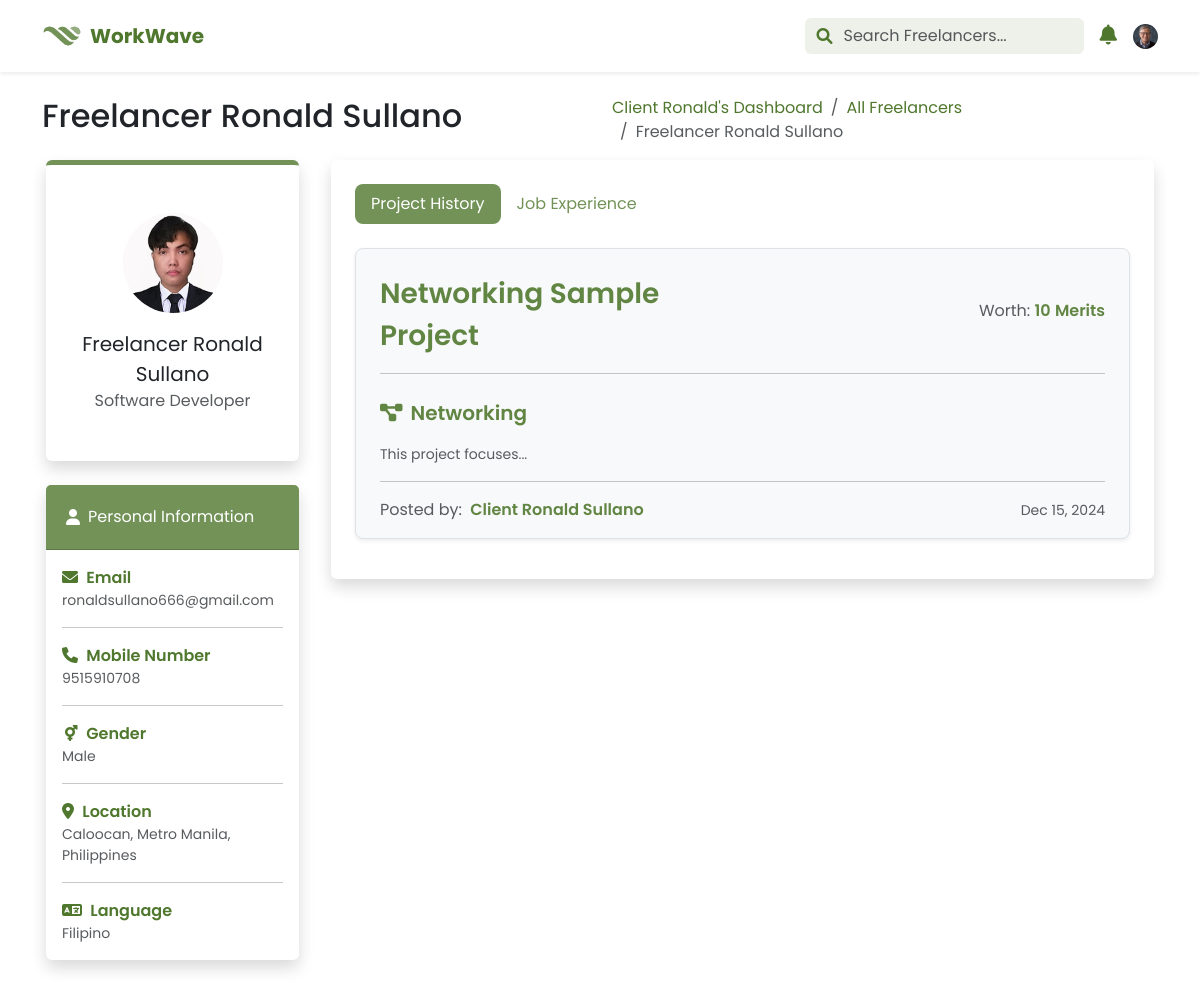
The app's page /pages/client/view_freelancer.php?id=45 (signed in), older data.
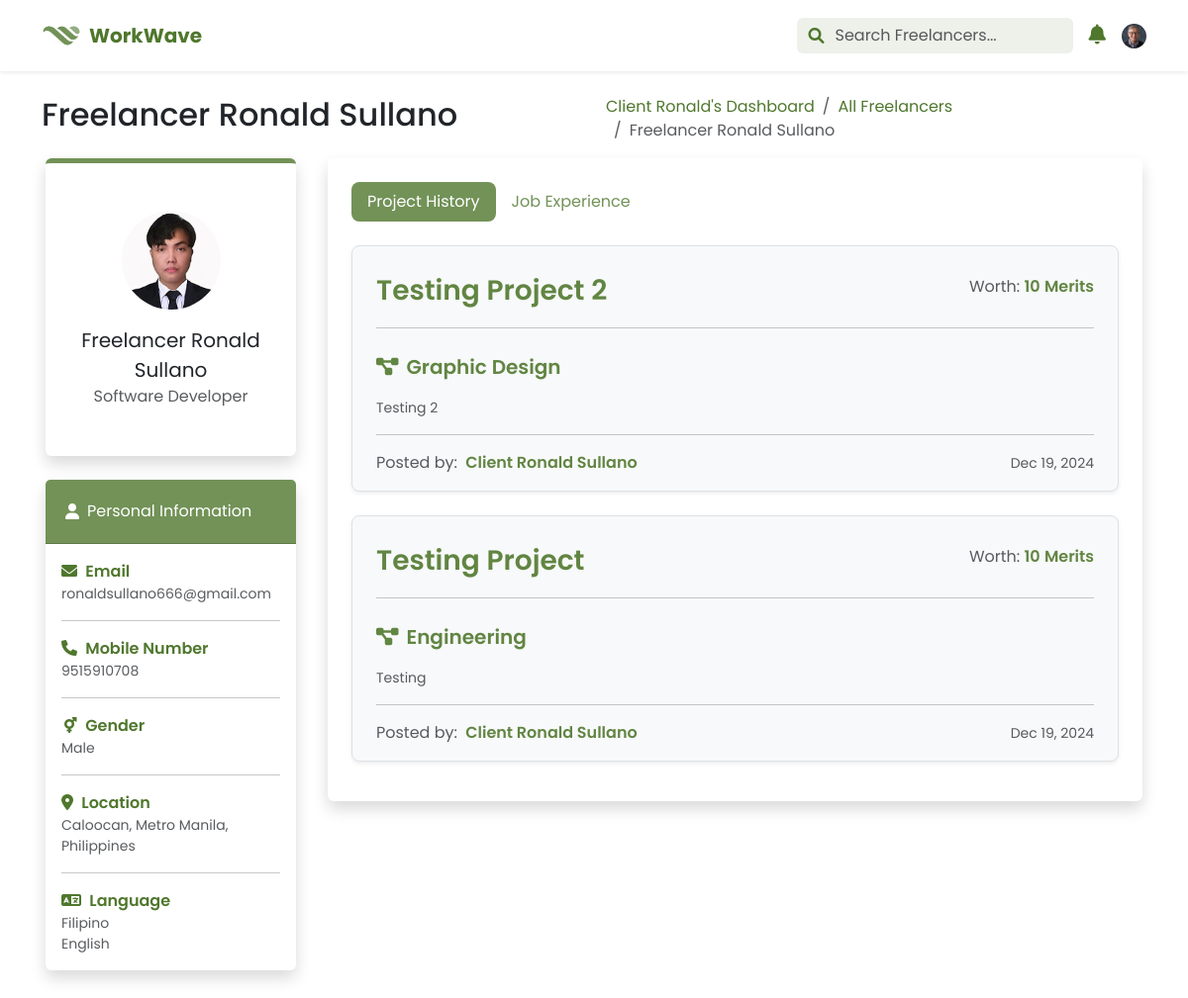
The same page, newer data.
### tables this page shows
CREATE TABLE `freelancer_applications` (
  `id` int(11) NOT NULL,
  `project_id` int(11) DEFAULT NULL,
  `user_id` int(11) DEFAULT NULL,
  `application_details` text NOT NULL,
  `portfolio_url` varchar(255) DEFAULT NULL,
  `application_status_id` int(11) NOT NULL DEFAULT 1,
  `application_date` datetime NOT NULL DEFAULT current_timestamp(),
  `created_at` timestamp NULL DEFAULT current_timestamp(),
  `updated_at` timestamp NULL DEFAULT current_timestamp() ON UPDATE current_timestamp()
);

CREATE TABLE `client_projects` (
  `id` int(11) NOT NULL,
  `user_id` int(11) DEFAULT NULL,
  `project_title` varchar(255) NOT NULL,
  `project_category_id` int(11) NOT NULL,
  `project_description` text DEFAULT NULL,
  `project_objective` text DEFAULT NULL,
  `project_status_id` int(11) NOT NULL DEFAULT 1,
  `project_connect_cost` int(11) DEFAULT 10,
  `project_merit_worth` int(11) DEFAULT 10,
  `created_at` timestamp NOT NULL DEFAULT current_timestamp(),
  `updated_at` timestamp NOT NULL DEFAULT current_timestamp() ON UPDATE current_timestamp()
);

CREATE TABLE `users` (
  `id` int(11) NOT NULL,
  `first_name` varchar(50) NOT NULL,
  `last_name` varchar(50) NOT NULL,
  `birthdate` date NOT NULL,
  `gender_id` int(11) NOT NULL,
  `city` varchar(255) NOT NULL,
  `email` varchar(255) NOT NULL,
  `mobile_number` varchar(13) NOT NULL,
  `nationality` varchar(255) NOT NULL,
  `language` varchar(255) NOT NULL,
  `language_2nd` varchar(255) DEFAULT NULL,
  `role_id` int(11) NOT NULL,
  `profile_picture_url` varchar(255) NOT NULL,
  `job_title_id` int(10) DEFAULT NULL,
  `password_hash` varchar(255) NOT NULL,
  `reset_token` int(6) DEFAULT NULL,
  `reset_token_expiry` datetime DEFAULT NULL,
  `activation_token` int(6) DEFAULT NULL,
  `last_login_date` datetime DEFAULT NULL,
  `deactivation_duration` datetime DEFAULT NULL,
  `status_id` int(11) DEFAULT 1,
  `created_at` timestamp NULL DEFAULT current_timestamp(),
  `updated_at` timestamp NULL DEFAULT current_timestamp() ON UPDATE current_timestamp()
);

### pages/client/view_freelancer.php (the view, shortened to what the rows shown need)
<?php
include ('../../misc/modals.php');
include ('header.php');
$freelancer_id = $_GET['id'];
$details_query = "SELECT * FROM v_user_profile
                 JOIN v_freelancer_connects_and_merits ON v_user_profile.id = v_freelancer_connects_and_merits.id
                 WHERE v_user_profile.id = ?";
$stmt = $mysqli->prepare($details_query);
$stmt->bind_param("i", $freelancer_id);
$stmt->execute();
$freelancer = $stmt->get_result()->fetch_assoc();
$projects_query = "SELECT * FROM v_applications
                  JOIN v_applications_ids ON v_applications.id = v_applications_ids.id
                  JOIN v_project_details ON v_applications_ids.project_id = v_project_details.id
                  JOIN v_user_profile ON v_project_details.project_owner = v_user_profile.id
                  WHERE v_applications_ids.user_id = ?
                  ORDER BY v_applications.created_at DESC";
$stmt = $mysqli->prepare($projects_query);
$stmt->bind_param("i", $freelancer_id);
$stmt->execute();
$projects = $stmt->get_result()->fetch_all(MYSQLI_ASSOC);
?>
<!DOCTYPE html>
<html lang="en">
<head>
    <link href="https://cdn.jsdelivr.net/npm/bootstrap@5.3.0/dist/css/bootstrap.min.css" rel="stylesheet">
    <link rel="stylesheet" href="https://cdnjs.cloudflare.com/ajax/libs/font-awesome/6.0.0-beta3/css/all.min.css">
    <link rel="stylesheet" href="../../dist/css/custom.css">
</head>
<body>
    <section class="container-fluid poppins">
        <div class="container">
            <div class="row mt-4 d-flex align-items-center">
                <div class="col-12 col-md-6">
                    <h2 class="text-start"><?php echo htmlspecialchars($freelancer['first_name'] . ' ' . $freelancer['last_name']); ?></h2>
                </div>
            </div>
            <div class="row">
                <div class="col-12 col-md-8 col-lg-9 p-3">
                    <div class="card shadow border-0">
                        <div class="card-body">
                            <div class="tab-content m-2" id="pills-tabContent">
                                <div class="tab-pane slide show active" id="pills-project" role="tabpanel" aria-labelledby="pills-project-tab">
                                    <?php foreach ($projects as $project): ?>
                                        <div class="card my-4 shadow-sm bg-light border rounded-3">
                                            <div class="card-body">
                                                <div class="col-12 col d-flex justify-content-between mb-2">
                                                    <div class="col-md-6 pt-2 d-flex bg- align-items-center">
                                                        <div
                                                        class="text-green-40 fw-semibold ps-2 fs-3">
                                                            <?php echo htmlspecialchars($project['project_title']); ?>
                                                        </div>
                                                    </div>
                                                    <div class="col-md-6 d-flex align-items-center justify-content-end pe-2">
                                                        <span class="">
                                                            <span class="text-muted">Worth:</span>
                                                            <span class="fw-semibold text-green-40"><?php echo htmlspecialchars($project['project_merit_worth']); ?></span>
                                                            <span class="fw-semibold text-green-40">Merits</span>
                                                        </span>
                                                    </div>
                                                </div>
                                                <hr class="divider mx-2">
                                                <div class="col-12 col d-flex align-items-center justify-content-between mb-2">
                                                    <span class="d-flex align-items-center p-2 rounded-3 text-green-40">
                                                        <span class="fas fa-diagram-project fs-5"></span>
                                                        <span class="px-2 fs-5 fw-semibold"><?php echo htmlspecialchars($project['project_category']); ?></span>
                                                    </span>
                                                </div>
                                                <div class="col-12 col d-flex align-items-center mt-2">
                                                    <div class="px-2 text-muted small text-justify">
                                                        <?php
                                                        $description = htmlspecialchars($project['project_description']);
                                                        echo strlen($description) > 20 ? substr($description, 0, 20) . '...' : $description;
                                                        ?>
                                                    </div>
                                                </div>
                                                <hr class="divider mx-2 mt-3">
                                                <div class="col-12 col d-flex align-items-center px-2 pt-0 mt-0">
                                                    <div class="col-md-6 d-flex bg- align-items-center">
                                                        <span>
                                                            <span class="text-muted me-1">Posted by:</span>
                                                            <span class="fw-semibold text-green-40">
                                                                <?php
                                                                    echo htmlspecialchars($project['first_name'] . ' ' . $project['last_name']);
                                                                ?>
                                                            </span>
                                                        </span>
                                                    </div>
                                                    <div class="col-md-6 d-flex align-items-center justify-content-end">
                                                        <span class="text-muted small">
                                                            <?php
                                                                echo htmlspecialchars(date('M j, Y', strtotime($project['created_at'])));
                                                            ?>
                                                        </span>
                                                    </div>
                                                </div>
                                            </div>
                                        </div>
                                    <?php endforeach; ?>
                                </div>
                            </div>
                        </div>
                    </div>
                </div>
            </div>
        </div>
    </section>
</body>
</html>

Row changes from the older to the newer data that the page shows:
removed freelancer_applications: project.project_title "Networking Sample Project", project.project_merit_worth "10", project_category "Networking", project.project_description "This project focuses", users.first_name+last_name "Client Ronald Sullano", project.created_at "Dec 15, 2024"
added freelancer_applications: project.project_title "Testing Project 2", project.project_merit_worth "10", project_category "Graphic Design", project.project_description "Testing 2", users.first_name+last_name "Client Ronald Sullano", project.created_at "Dec 19, 2024"
added freelancer_applications: project.project_title "Testing Project", project.project_merit_worth "10", project_category "Engineering", project.project_description "Testing", users.first_name+last_name "Client Ronald Sullano", project.created_at "Dec 19, 2024"
Text that changed along with them:
$freelancer['language_2nd']: (not shown) → "English"
